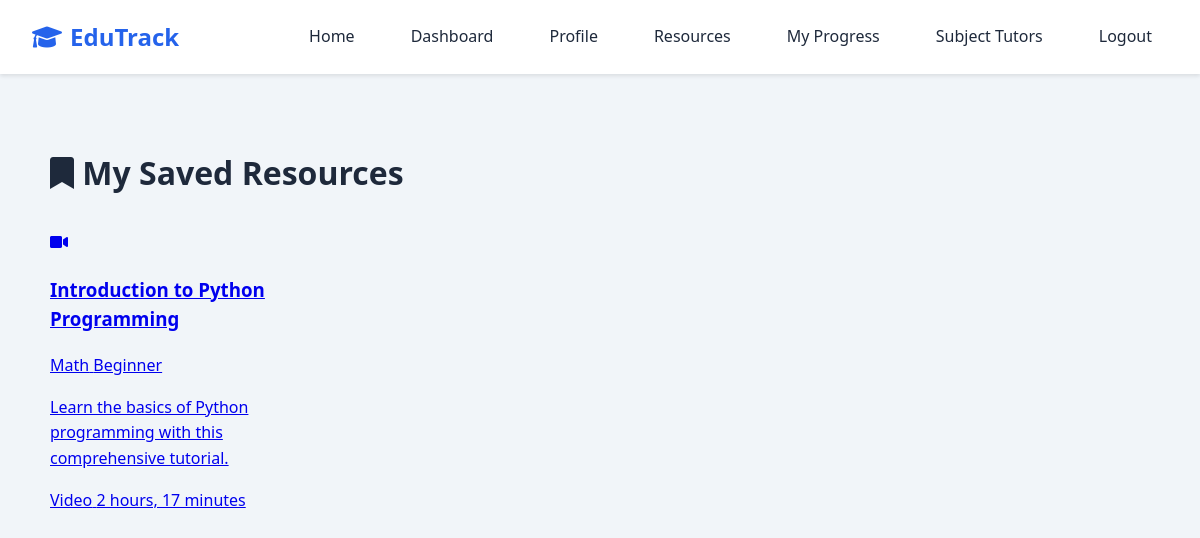
The page /my-resources/ (signed in) on the database its author committed.
### predictor/models.py (models this page shows, shortened)
class Resource(models.Model):
    DIFFICULTY_CHOICES = [
        ('beginner', 'Beginner'),
        ('intermediate', 'Intermediate'),
        ('advanced', 'Advanced')
    ]
    TYPE_CHOICES = [
        ('video', 'Video'),
        ('article', 'Article'),
        ('book', 'Book'),
        ('exercise', 'Interactive Exercise'),
        ('quiz', 'Quiz'),
        ('tool', 'Tool'),
        ('other', 'Other')
    ]
    title = models.CharField(max_length=200)
    description = models.TextField()
    url = models.URLField()
    thumbnail = models.URLField(blank=True, help_text="URL to thumbnail image")
    category = models.ForeignKey(ResourceCategory, on_delete=models.CASCADE, related_name='resources')
    subjects = models.ManyToManyField(Subject, related_name='resources')
    difficulty = models.CharField(max_length=20, choices=DIFFICULTY_CHOICES, default='intermediate')
    resource_type = models.CharField(max_length=20, choices=TYPE_CHOICES, default='article')
    learning_styles = models.JSONField(default=list, help_text="List of learning styles this resource is good for")
    upload_date = models.DateTimeField(auto_now_add=True)
    uploaded_by = models.ForeignKey(User, on_delete=models.SET_NULL, null=True, related_name='uploaded_resources')
    is_approved = models.BooleanField(default=False, help_text="Admin approval status")
    keywords = models.JSONField(default=list, help_text="List of keywords related to this resource")
    class Meta:
        ordering = ['-upload_date']

class ResourceCategory(models.Model):
    name = models.CharField(max_length=100)
    description = models.TextField(blank=True)
    icon = models.CharField(max_length=50, help_text="Font Awesome icon class", default="fas fa-book")
    class Meta:
        verbose_name_plural = "Resource categories"

### predictor/views.py (the view)
# urls.py: path('my-resources/', views.my_resources, name='my_resources'),
@login_required
def my_resources(request):
    saved_interactions = UserResourceInteraction.objects.filter(
        user=request.user,
        saved=True
    ).select_related('resource')
    saved_resources = [interaction.resource for interaction in saved_interactions]
    return render(request, 'my_resources.html', {
        'saved_resources': saved_resources
    })

### predictor/templates/my_resources.html (shortened to what this page needs)
{% extends 'base.html' %}
{% block content %}
<div class="my-resources-container">
    <h1><i class="fas fa-bookmark"></i> My Saved Resources</h1>
    {% if saved_resources %}
        <div class="resources-grid">
            {% for resource in saved_resources %}
                {% include 'resource_card.html' with resource=resource %}
            {% endfor %}
        </div>
    {% endif %}
</div>
{% endblock %}

### predictor/templates/resource_card.html
<a href="{% url 'resource_detail' resource_id=resource.id %}" class="resource-card" data-type="{{ resource.resource_type }}">
    {% if resource.thumbnail %}
        <div class="resource-thumbnail" style="background-image: url('{{ resource.thumbnail }}')"></div>
    {% else %}
        <div class="resource-thumbnail">
            {% if resource.resource_type == 'video' %}
                <i class="fas fa-video"></i>
            {% elif resource.resource_type == 'article' %}
                <i class="fas fa-newspaper"></i>
            {% elif resource.resource_type == 'book' %}
                <i class="fas fa-book"></i>
            {% elif resource.resource_type == 'exercise' %}
                <i class="fas fa-tasks"></i>
            {% elif resource.resource_type == 'quiz' %}
                <i class="fas fa-question-circle"></i>
            {% elif resource.resource_type == 'tool' %}
                <i class="fas fa-tools"></i>
            {% else %}
                <i class="fas fa-file"></i>
            {% endif %}
        </div>
    {% endif %}
    <div class="resource-content">
        <h3 class="resource-title">{{ resource.title }}</h3>
        <div class="resource-meta">
            {% if resource.category %}
                <span class="tag">{{ resource.category.name }}</span>
            {% endif %}
            <span class="badge
                {% if resource.difficulty == 'beginner' %}badge-success{% elif resource.difficulty == 'advanced' %}badge-warning{% else %}badge-primary{% endif %}">
                {{ resource.get_difficulty_display }}
            </span>
        </div>
        <p class="resource-description">{{ resource.description|truncatechars:100 }}</p>
        <div class="resource-footer">
            <span class="tag">{{ resource.get_resource_type_display }}</span>
            <span class="time-ago">{{ resource.upload_date|timesince }}</span>
        </div>
    </div>
</a>

### predictor/templates/base.html (style rules this page uses)
:root { --primary: #2563eb; --secondary: #3b82f6; --success: #10b981; --danger: #ef4444; --light: #f8fafc; --dark: #1e293b; }
body { font-family: 'Segoe UI', system-ui, -apple-system, sans-serif; background: #f1f5f9; color: var(--dark); line-height: 1.6; margin: 0; padding: 0; }

### predictor/templates/my_resources.html (style rules this page uses)
.my-resources-container { max-width: 1100px; margin: 0 auto; padding: 2rem 1rem; }
.resources-grid { display: grid; grid-template-columns: repeat(auto-fill, minmax(250px, 1fr)); gap: 1.5rem; margin-top: 2rem; }

### rows shown on the page
Resource: title "Introduction to Python Programming", category.name "Math", difficulty "Beginner", description "Learn the basics of Python programming with this comprehensive tutorial.", resource_type "Video", upload_date "2 hours, 17 minutes"
